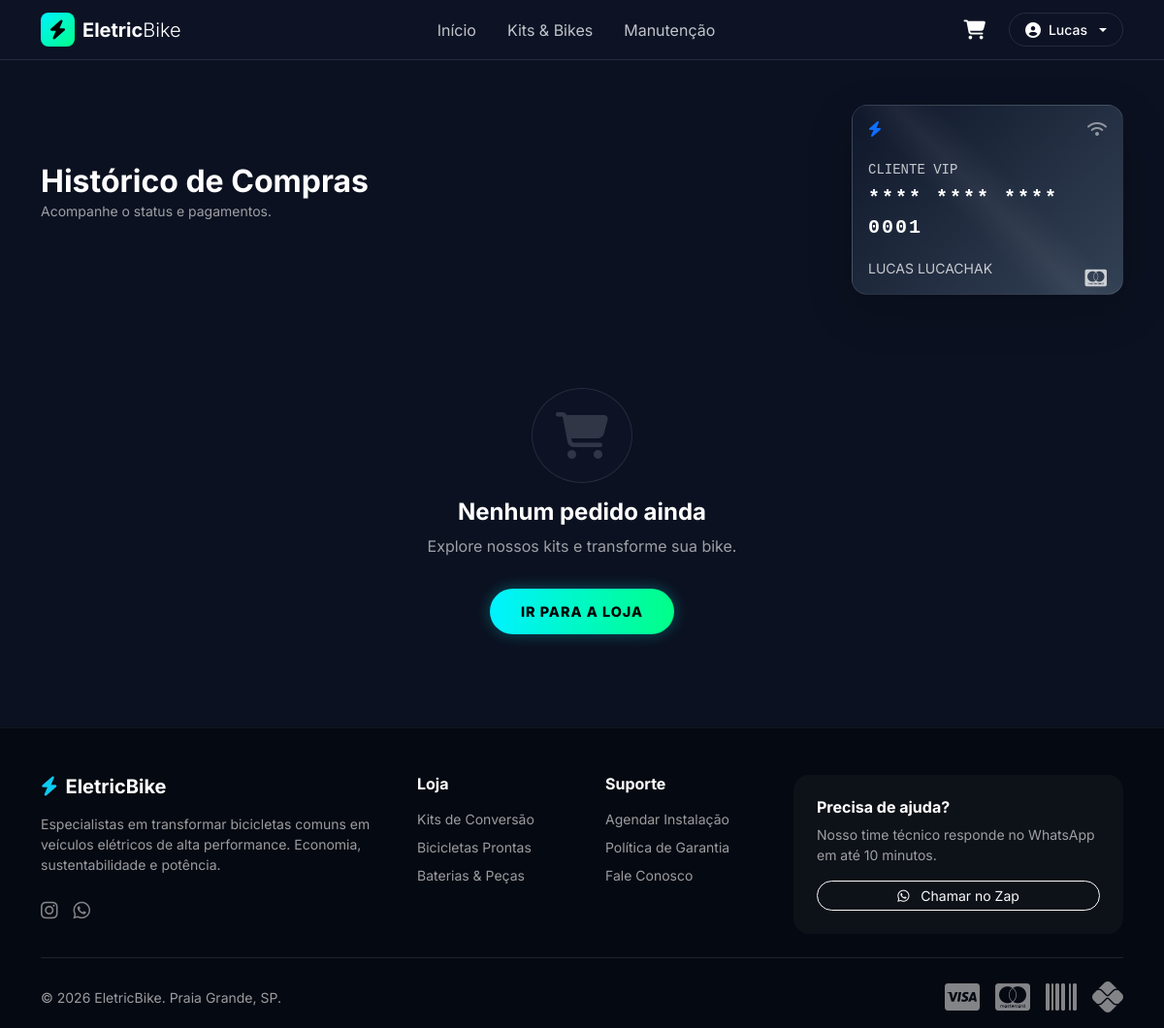
Page /clients/billing/ (signed in) on the earlier database version.
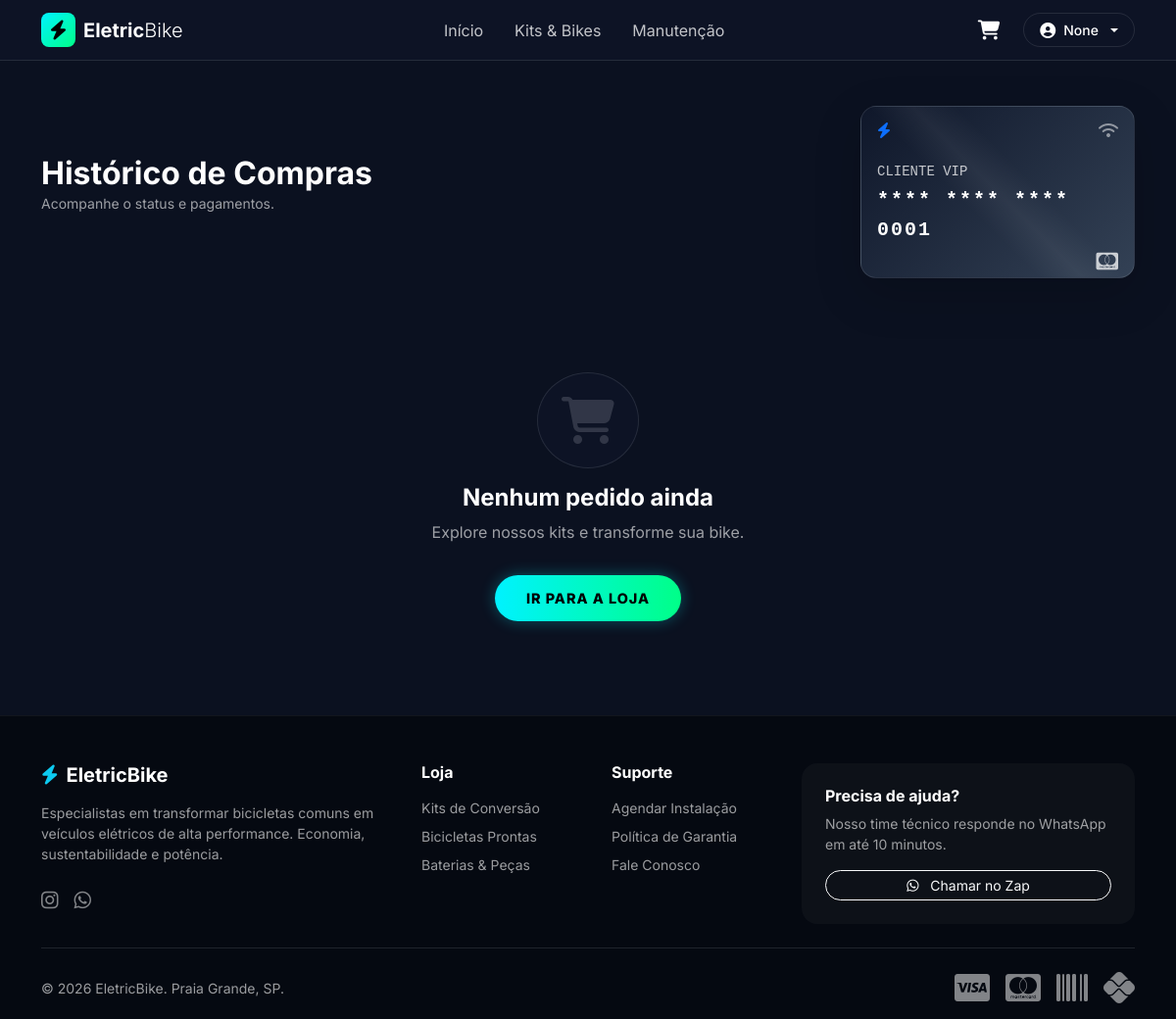
Same page on the later database version.
### apps/Accounts/models.py (models this page shows, shortened)
class User(AbstractUser, TimeStampedModel):
    username = None
    email = models.EmailField('Email', unique=True)
    is_client = models.BooleanField("É Cliente?", default=False)
    is_staff_member = models.BooleanField("É da Equipe?", default=False)
    USERNAME_FIELD = 'email'
    REQUIRED_FIELDS = []
    objects = CustomUserManager()

### apps/Clients/views.py (the view)
# urls.py: path("billing/",views.Billing.as_view(), name="client_billing"),
class Billing(View):
    def get(self, request, *args, **kwargs):
        context={}
        return render(request, "client/billing.html", context)

### apps/Staff/models.py (called while the page is built)
    @classmethod
    def get_solo(cls):
        obj, created = cls.objects.get_or_create(pk=1)
        return obj

### Templates/client/billing.html (shortened to what the changed rows need)
{% extends 'base.html' %}
{% load humanize %}
{% block content %}
<div class="container py-5">
    <div class="d-flex justify-content-between align-items-center mb-5">
        <div>
            <h2 class="text-white fw-bold mb-0">Histórico de Compras</h2>
        </div>
        <div class="d-none d-md-block">
            <div class="p-3 rounded-4 text-white position-relative overflow-hidden shadow-lg"
                 style="width: 280px; background: linear-gradient(135deg, #0f172a 0%, #334155 100%); border: 1px solid rgba(255,255,255,0.1);">
                <div class="d-flex justify-content-between mb-4">
                    <i class="fas fa-bolt text-primary"></i>
                    <i class="fas fa-wifi opacity-50"></i>
                </div>
                <div class="small opacity-75 mb-1" style="font-family: monospace;">CLIENTE VIP</div>
                <div class="fw-bold fs-5 mb-3" style="font-family: monospace; letter-spacing: 2px;">**** **** **** {{ user.id|stringformat:"04d" }}</div>
                <div class="d-flex justify-content-between align-items-end">
                    <small class="opacity-75">{{ user.first_name|upper }} {{ user.last_name|upper }}</small>
                    <i class="fab fa-cc-mastercard fa-lg opacity-75"></i>
                </div>
                <div class="position-absolute top-0 start-0 w-100 h-100"
                     style="background: linear-gradient(45deg, transparent 40%, rgba(255,255,255,0.05) 50%, transparent 60%); pointer-events: none;"></div>
            </div>
        </div>
    </div>
</div>
{% endblock %}

### Templates/navbar.html (shortened to what this page needs)
{% load static %}
<nav class="navbar navbar-expand-lg fixed-top bg-glass transition-all" id="mainNav">
    <div class="container">
        <a class="navbar-brand d-flex align-items-center gap-2" href="{% url 'home' %}">
            <div style="width: 35px; height: 35px; background: linear-gradient(135deg, var(--primary), var(--secondary)); border-radius: 8px; display: flex; align-items: center; justify-content: center; color: black;">
                <i class="fas fa-bolt"></i>
            </div>
            <span class="fw-bold text-white tracking-tight">Eletric<span class="fw-light">Bike</span></span>
        </a>
        <div class="collapse navbar-collapse" id="navbarNav">
            <ul class="navbar-nav mx-auto mb-2 mb-lg-0">
                <li class="nav-item"><a class="nav-link text-white opacity-75 hover-opacity-100 mx-2" href="{% url 'home' %}">Início</a></li>
                <li class="nav-item"><a class="nav-link text-white opacity-75 hover-opacity-100 mx-2" href="{% url 'bike_catalog' %}">Kits & Bikes</a></li>
                <li class="nav-item"><a class="nav-link text-white opacity-75 hover-opacity-100 mx-2" href="#manutencao">Manutenção</a></li>
            </ul>
            <div class="d-flex align-items-center gap-3">
                <a href="{% url 'cart_detail' %}" class="btn-cart-neon position-relative text-white text-decoration-none">
                    <i class="fas fa-shopping-cart fa-lg"></i>
                </a>
                {% if user.is_authenticated %}
                    <div class="dropdown">
                        <button class="btn btn-glass border border-white border-opacity-10 rounded-pill d-flex align-items-center gap-2 px-3 text-white dropdown-toggle" type="button" data-bs-toggle="dropdown">
                            <i class="fas fa-user-circle"></i>
                            <span class="small fw-medium">{{ user.first_name|default:user.username }}</span>
                        </button>
                    </div>
                {% else %}
                    <a href="{% url 'login' %}" class="text-white text-decoration-none small fw-bold me-2">Login</a>
                    <a href="{% url 'register' %}" class="btn btn-sm btn-neon px-3">Criar Conta</a>
                {% endif %}
            </div>
        </div>
    </div>
</nav>

Differences in the rows shown:
changed User "0001": first_name "Lucas" → "None"; first_name "LUCAS" → (not shown); last_name "LUCACHAK" → (not shown)
